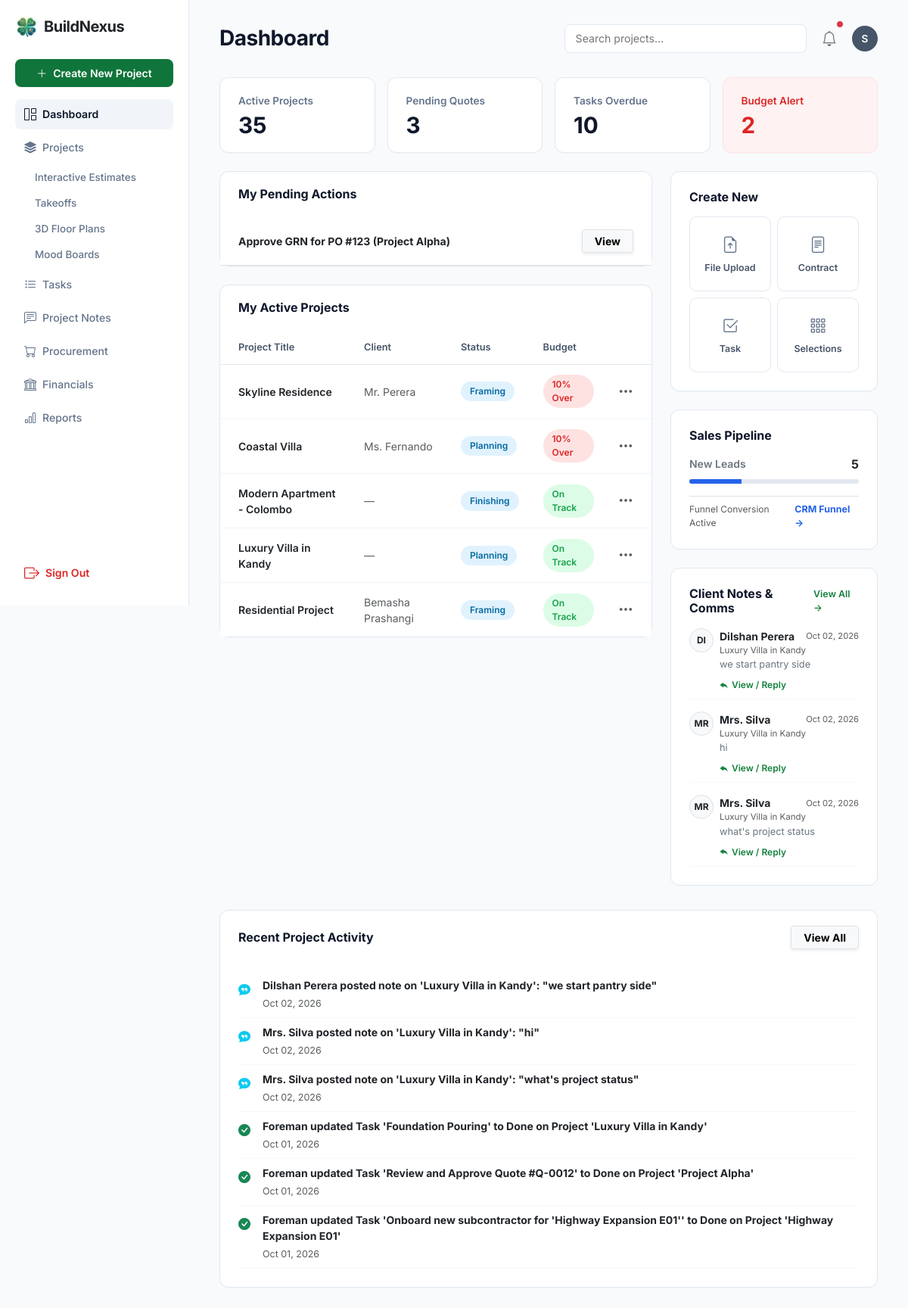
/dashboard.php (signed in), run on the app's committed database.
### tables this page shows
CREATE TABLE `grn` (
  `id` int(11) NOT NULL AUTO_INCREMENT,
  `grn_number` varchar(50) NOT NULL,
  `po_id` int(11) NOT NULL,
  `received_by` int(11) DEFAULT NULL,
  `received_date` date NOT NULL,
  `notes` text DEFAULT NULL,
  `status` enum('Pending Approval','Approved','Rejected') DEFAULT 'Pending Approval',
  `created_at` timestamp NOT NULL DEFAULT current_timestamp(),
  PRIMARY KEY (`id`),
  KEY `po_id` (`po_id`),
  KEY `status` (`status`)
);

CREATE TABLE `purchase_orders` (
  `id` int(11) NOT NULL AUTO_INCREMENT,
  `po_number` varchar(50) DEFAULT NULL,
  `project_id` int(11) DEFAULT NULL,
  `supplier_id` int(11) DEFAULT NULL,
  `vendor_name` varchar(255) DEFAULT NULL,
  `po_date` date DEFAULT (CURDATE()),
  `expected_delivery_date` date DEFAULT NULL,
  `subtotal` decimal(15,2) DEFAULT 0.00,
  `tax_amount` decimal(15,2) DEFAULT 0.00,
  `total_amount` decimal(15,2) DEFAULT 0.00,
  `category` varchar(50) DEFAULT 'Materials',
  `status` enum('Draft','Pending Delivery','Goods Received','Converted to Bill','Paid','Cancelled') DEFAULT 'Draft',
  `notes` text DEFAULT NULL,
  `created_by` int(11) DEFAULT NULL,
  `created_at` timestamp NOT NULL DEFAULT current_timestamp(),
  PRIMARY KEY (`id`),
  UNIQUE KEY `po_number` (`po_number`),
  KEY `project_id` (`project_id`),
  KEY `created_by` (`created_by`),
  CONSTRAINT `purchase_orders_ibfk_1` FOREIGN KEY (`project_id`) REFERENCES `projects` (`id`) ON DELETE CASCADE,
  CONSTRAINT `purchase_orders_ibfk_2` FOREIGN KEY (`created_by`) REFERENCES `users` (`id`) ON DELETE CASCADE
);

CREATE TABLE `projects` (
  `id` int(11) NOT NULL AUTO_INCREMENT,
  `project_name` varchar(150) NOT NULL,
  `project_code` varchar(50) NOT NULL,
  `client_id` int(11) DEFAULT NULL,
  `client_name` varchar(100) DEFAULT NULL,
  `pm_id` int(11) DEFAULT NULL,
  `budget` decimal(15,2) DEFAULT 0.00,
  `location` varchar(255) DEFAULT NULL,
  `start_date` date DEFAULT NULL,
  `end_date` date DEFAULT NULL,
  `stage` enum('Planning','Earthwork','Framing','Roofing','Finishing','Handover') DEFAULT 'Planning',
  `progress_percent` int(11) DEFAULT 0,
  `status` enum('Active','Completed','On Hold','Archived') DEFAULT 'Active',
  `thumbnail_url` varchar(255) DEFAULT NULL,
  `created_at` timestamp NOT NULL DEFAULT current_timestamp(),
  `updated_at` timestamp NOT NULL DEFAULT current_timestamp() ON UPDATE current_timestamp(),
  PRIMARY KEY (`id`),
  UNIQUE KEY `project_code` (`project_code`)
);

CREATE TABLE `project_notes` (
  `id` int(11) NOT NULL AUTO_INCREMENT,
  `project_id` int(11) NOT NULL,
  `user_id` int(11) NOT NULL,
  `note_text` text NOT NULL,
  `is_internal_only` tinyint(1) NOT NULL DEFAULT 0,
  `parent_id` int(11) DEFAULT NULL,
  `created_at` timestamp NOT NULL DEFAULT current_timestamp(),
  `updated_at` timestamp NOT NULL DEFAULT current_timestamp() ON UPDATE current_timestamp(),
  PRIMARY KEY (`id`),
  KEY `project_id` (`project_id`),
  CONSTRAINT `project_notes_ibfk_1` FOREIGN KEY (`project_id`) REFERENCES `projects` (`id`) ON DELETE CASCADE
);

CREATE TABLE `users` (
  `id` int(11) NOT NULL AUTO_INCREMENT,
  `full_name` varchar(100) NOT NULL,
  `email` varchar(100) NOT NULL,
  `phone_number` varchar(20) DEFAULT NULL,
  `password` varchar(255) NOT NULL,
  `address` text DEFAULT NULL,
  `role` enum('Admin','Project Manager','Foreman','Client') NOT NULL,
  `hourly_rate` decimal(10,2) DEFAULT 35.00,
  `created_at` timestamp NOT NULL DEFAULT current_timestamp(),
  `status` enum('Active','Inactive','Invited') DEFAULT 'Active',
  PRIMARY KEY (`id`),
  UNIQUE KEY `email` (`email`)
);

### dashboard.php (the view, shortened to what the rows shown need)
<?php
require_once __DIR__ . '/db.php';
$user_id   = (int)($_SESSION['user_id'] ?? 1);
$user_role = $_SESSION['role'] ?? 'Project Manager';
$is_admin  = ($user_role === 'Admin') ? 1 : 0;
$pm_id     = $user_id;
function format_time_elapsed($datetime) {
    $timestamp = strtotime($datetime);
    $difference = time() - $timestamp;
    if ($difference < 60) {
        return 'Just now';
    } elseif ($difference < 3600) {
        $minutes = max(1, round($difference / 60));
        return $minutes . ' ' . ($minutes == 1 ? 'minute' : 'minutes') . ' ago';
    } elseif ($difference < 86400) {
        $hours = max(1, round($difference / 3600));
        return $hours . ' ' . ($hours == 1 ? 'hour' : 'hours') . ' ago';
    } elseif ($difference < 604800) {
        $days = max(1, round($difference / 86400));
        return $days . ' ' . ($days == 1 ? 'day' : 'days') . ' ago';
    } else {
        return date('M d, Y', $timestamp);
    }
}
try {
    $stmt_actions = $pdo->prepare("
        SELECT
            'GRN' AS action_type,
            grn.id,
            grn.grn_number,
            po.po_number,
            p.project_name,
            grn.received_date,
            grn.notes,
            COALESCE(u.full_name, 'Site Warehouse') AS received_by_name
        FROM grn
        JOIN purchase_orders po ON grn.po_id = po.id
        JOIN projects p ON po.project_id = p.id
        LEFT JOIN users u ON grn.received_by = u.id
        WHERE grn.status = 'Pending Approval'
          AND (p.pm_id = :pm_id OR :is_admin = 1)
        ORDER BY grn.id DESC
        LIMIT 3
    ");
    $stmt_actions->execute([':pm_id' => $pm_id, ':is_admin' => $is_admin]);
    $pending_actions = $stmt_actions->fetchAll(PDO::FETCH_ASSOC);
    $stmt_projects = $pdo->prepare("
        SELECT
            p.id,
            p.project_name,
            p.client_name,
            p.stage,
            p.budget,
            COALESCE(SUM(b.total_amount), 0) AS actual_spend
        FROM projects p
        LEFT JOIN bills b ON p.id = b.project_id
        WHERE p.status = 'Active'
          AND (p.pm_id = :pm_id OR :is_admin = 1)
        GROUP BY p.id
        ORDER BY p.id ASC
        LIMIT 5
    ");
    $stmt_projects->execute([':pm_id' => $pm_id, ':is_admin' => $is_admin]);
    $active_projects = $stmt_projects->fetchAll(PDO::FETCH_ASSOC);
    $stmt_c_notes = $pdo->prepare("
        SELECT n.id, n.project_id, n.note_text, n.created_at, u.full_name, u.role, p.project_name
        FROM project_notes n
        JOIN users u ON n.user_id = u.id
        JOIN projects p ON n.project_id = p.id
        WHERE (p.pm_id = :pm_id OR :is_admin = 1)
        ORDER BY n.created_at DESC
        LIMIT 4
    ");
    $stmt_c_notes->execute([':pm_id' => $pm_id, ':is_admin' => $is_admin]);
    $recent_client_notes = $stmt_c_notes->fetchAll(PDO::FETCH_ASSOC);
} catch (PDOException $e) {
    die("<div class='alert alert-danger m-4'>Database Aggregation Error: " . htmlspecialchars($e->getMessage()) . "</div>");
}
?>
<!DOCTYPE html>
<html lang="en">
<head>
    <link href="https://cdn.jsdelivr.net/npm/bootstrap@5.3.0/dist/css/bootstrap.min.css" rel="stylesheet">
    <link rel="stylesheet" href="https://cdn.jsdelivr.net/npm/bootstrap-icons@1.11.1/font/bootstrap-icons.css">
</head>
<body>
    <main class="main-workspace">
        <header class="d-flex justify-content-between align-items-center dashboard-header">
            <div>
                <h2 class="dashboard-title mb-0">Dashboard</h2>
            </div>
        </header>
        <div class="row g-4">
            <div class="col-lg-8">
                <div class="nexus-card">
                    <div class="card-body p-0">
                        <?php if (!empty($pending_actions)): ?>
                            <ul class="list-group list-group-flush">
                                <?php foreach($pending_actions as $action_item): ?>
                                    <li class="list-group-item d-flex justify-content-between align-items-center px-4 py-3 border-0 border-bottom">
                                        <div class="d-flex align-items-center gap-2">
                                            <span class="small text-dark fw-bold">
                                                Approve <?= htmlspecialchars($action_item['action_type']) ?> for <?= htmlspecialchars($action_item['po_number']) ?> (<?= htmlspecialchars($action_item['project_name']) ?>)
                                            </span>
                                        </div>
                                        <button type="button"
                                                class="btn btn-light btn-sm fw-bold border shadow-sm px-3"
                                                data-bs-toggle="modal"
                                                data-bs-target="#viewGrnModal<?= $action_item['id'] ?>">
                                            View
                                        </button>
                                    </li>
                                <?php endforeach; ?>
                            </ul>
                        <?php endif; ?>
                    </div>
                </div>
                <div class="nexus-card">
                    <div class="table-responsive">
                        <table class="table projects-table align-middle mb-0" id="activeProjectsTable">
                            <thead>
                                <tr>
                                    <th class="ps-4">Project Title</th>
                                    <th>Client</th>
                                    <th>Status</th>
                                    <th>Budget</th>
                                    <th class="text-end pe-4"></th>
                                </tr>
                            </thead>
                            <tbody>
                                <?php if (!empty($active_projects)): ?>
                                    <?php foreach($active_projects as $proj): ?>
                                        <?php
                                            $b_val = floatval($proj['budget']);
                                            $s_val = floatval($proj['actual_spend']);
                                            $is_over = ($b_val > 0 && $s_val > $b_val);
                                            $pct_over = $is_over ? round((($s_val - $b_val) / $b_val) * 100) : 0;
                                            $stage_name = !empty($proj['stage']) ? $proj['stage'] : 'Framing';
                                        ?>
                                        <tr class="project-row" data-title="<?= strtolower(htmlspecialchars($proj['project_name'])) ?>" data-client="<?= strtolower(htmlspecialchars($proj['client_name'] ?? '')) ?>">
                                            <td class="ps-4 fw-semibold text-dark">
                                                <a href="features/project_financials.php?project_id=<?= $proj['id'] ?>" class="text-dark text-decoration-none hover-primary">
                                                    <?= htmlspecialchars($proj['project_name']) ?>
                                                </a>
                                            </td>
                                            <td class="text-muted">
                                                <?= htmlspecialchars($proj['client_name'] ?: '—') ?>
                                            </td>
                                            <td>
                                                <span class="badge-stage"><?= htmlspecialchars($stage_name) ?></span>
                                            </td>
                                            <td>
                                                <?php if ($is_over): ?>
                                                    <span class="badge-over"><?= $pct_over ?>% Over</span>
                                                <?php else: ?>
                                                    <span class="badge-ontrack">On Track</span>
                                                <?php endif; ?>
                                            </td>
                                            <td class="text-end pe-4">
                                                <div class="dropdown">
                                                    <button class="btn btn-link text-muted p-0 border-0 dropdown-toggle" type="button" data-bs-toggle="dropdown" aria-expanded="false">
                                                        <i class="bi bi-three-dots fs-5"></i>
                                                    </button>
                                                </div>
                                            </td>
                                        </tr>
                                    <?php endforeach; ?>
                                <?php endif; ?>
                            </tbody>
                        </table>
                    </div>
                </div>
            </div>
            <div class="col-lg-4">
                <div class="nexus-card p-4">
                    <?php if (!empty($recent_client_notes)): ?>
                        <div class="d-flex flex-column gap-3">
                            <?php foreach(array_slice($recent_client_notes, 0, 3) as $cn): ?>
                                <div class="d-flex align-items-start gap-2 border-bottom border-light pb-2">
                                    <div class="avatar-circle-sm bg-light text-dark fw-bold border rounded-circle d-flex align-items-center justify-content-center" style="width: 32px; height: 32px; min-width: 32px; font-size: 0.75rem;">
                                        <?= strtoupper(substr($cn['full_name'], 0, 2)) ?>
                                    </div>
                                    <div class="flex-grow-1 overflow-hidden">
                                        <div class="d-flex justify-content-between align-items-center">
                                            <span class="fw-bold small text-dark"><?= htmlspecialchars($cn['full_name']) ?></span>
                                            <span class="text-muted" style="font-size: 0.7rem;"><?= format_time_elapsed($cn['created_at']) ?></span>
                                        </div>
                                        <div class="text-muted" style="font-size: 0.72rem;"><?= htmlspecialchars($cn['project_name']) ?></div>
                                        <p class="text-secondary small mb-1 text-truncate" style="font-size: 0.8rem;"><?= htmlspecialchars($cn['note_text']) ?></p>
                                        <a href="client_notes.php?project_id=<?= $cn['project_id'] ?>" class="text-decoration-none small fw-semibold" style="color: #15803d; font-size: 0.75rem;">
                                            <i class="bi bi-reply-fill me-1"></i>View / Reply
                                        </a>
                                    </div>
                                </div>
                            <?php endforeach; ?>
                        </div>
                    <?php else: ?>
                        <p class="text-muted small mb-0">No client notes recorded yet.</p>
                    <?php endif; ?>
                </div>
            </div>
        </div>
    </main>
</body>
</html>

### data on the page
grn: action_type "GRN", purchase_orders.po_number "PO #123", projects.project_name "Project Alpha"
projects: project_name "Skyline Residence", client_name "Mr. Perera", stage "Framing", pct_over "10"
projects: project_name "Coastal Villa", client_name "Ms. Fernando", stage "Planning", pct_over "10"
projects: project_name "Modern Apartment - Colombo", client_name "—", stage "Finishing", budget "On Track"
projects: project_name "Luxury Villa in Kandy", client_name "—", stage "Planning", budget "On Track"
projects: project_name "Residential Project", client_name "Bemasha Prashangi", stage "Framing", budget "On Track"
project_notes: user.full_name "DI", user.full_name "Dilshan Perera", created_at "Oct 02, 2026", project.project_name "Luxury Villa in Kandy", note_text "we start pantry side"
project_notes: user.full_name "MR", user.full_name "Mrs. Silva", created_at "Oct 02, 2026", project.project_name "Luxury Villa in Kandy", note_text "hi"
project_notes: user.full_name "MR", user.full_name "Mrs. Silva", created_at "Oct 02, 2026", project.project_name "Luxury Villa in Kandy", note_text "what's project status"

### other printed values
substr($user_name, 0, 1) "S"
$kpi_active_projects "35"
$kpi_pending_quotes "3"
$kpi_tasks_overdue "10"
$kpi_budget_alert "2"
$kpi_new_leads "5"
$act['activity_text'] "Dilshan Perera posted note on 'Luxury Villa in Kandy': \"we start pantry side\""
format_time_elapsed($act['event_time']) "Oct 02, 2026"
$act['activity_text'] "Mrs. Silva posted note on 'Luxury Villa in Kandy': \"hi\""
$act['activity_text'] "Mrs. Silva posted note on 'Luxury Villa in Kandy': \"what's project status\""
$act['activity_text'] "Foreman updated Task 'Foundation Pouring' to Done on Project 'Luxury Villa in Kandy'"
format_time_elapsed($act['event_time']) "Oct 01, 2026"
$act['activity_text'] "Foreman updated Task 'Review and Approve Quote #Q-0012' to Done on Project 'Project Alpha'"
$act['activity_text'] "Foreman updated Task 'Onboard new subcontractor for 'Highway Expansion E01'' to Done on Project 'Highway Expansion E01'"
